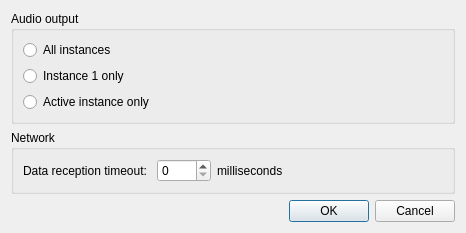
<?xml version="1.0" encoding="UTF-8"?>
<ui version="4.0">
 <class>MPSettingsDialog</class>
 <widget class="QDialog" name="MPSettingsDialog">
  <property name="geometry">
   <rect>
    <x>0</x>
    <y>0</y>
    <width>466</width>
    <height>202</height>
   </rect>
  </property>
  <property name="windowTitle">
   <string>Multiplayer settings - khDaysMM</string>
  </property>
  <layout class="QVBoxLayout" name="verticalLayout">
   <item>
    <widget class="QGroupBox" name="groupBox">
     <property name="title">
      <string>Audio output</string>
     </property>
     <layout class="QGridLayout" name="gridLayout_2">
      <item row="1" column="0">
       <widget class="QRadioButton" name="rbAudioOneOnly">
        <property name="text">
         <string>Instance 1 only</string>
        </property>
       </widget>
      </item>
      <item row="0" column="0">
       <widget class="QRadioButton" name="rbAudioAll">
        <property name="text">
         <string>All instances</string>
        </property>
       </widget>
      </item>
      <item row="2" column="0">
       <widget class="QRadioButton" name="rbAudioActiveOnly">
        <property name="text">
         <string>Active instance only</string>
        </property>
       </widget>
      </item>
     </layout>
    </widget>
   </item>
   <item>
    <widget class="QGroupBox" name="groupBox_2">
     <property name="title">
      <string>Network</string>
     </property>
     <layout class="QGridLayout" name="gridLayout">
      <item row="0" column="1">
       <widget class="QSpinBox" name="sbReceiveTimeout">
        <property name="sizePolicy">
         <sizepolicy hsizetype="Minimum" vsizetype="Fixed">
          <horstretch>0</horstretch>
          <verstretch>0</verstretch>
         </sizepolicy>
        </property>
        <property name="minimumSize">
         <size>
          <width>50</width>
          <height>0</height>
         </size>
        </property>
        <property name="maximum">
         <number>1000</number>
        </property>
       </widget>
      </item>
      <item row="0" column="0">
       <widget class="QLabel" name="label">
        <property name="text">
         <string>Data reception timeout: </string>
        </property>
       </widget>
      </item>
      <item row="0" column="2">
       <widget class="QLabel" name="label_2">
        <property name="sizePolicy">
         <sizepolicy hsizetype="Preferred" vsizetype="Preferred">
          <horstretch>1</horstretch>
          <verstretch>0</verstretch>
         </sizepolicy>
        </property>
        <property name="text">
         <string>milliseconds</string>
        </property>
       </widget>
      </item>
     </layout>
    </widget>
   </item>
   <item>
    <widget class="QDialogButtonBox" name="buttonBox">
     <property name="orientation">
      <enum>Qt::Horizontal</enum>
     </property>
     <property name="standardButtons">
      <set>QDialogButtonBox::Cancel|QDialogButtonBox::Ok</set>
     </property>
    </widget>
   </item>
  </layout>
 </widget>
 <tabstops>
  <tabstop>rbAudioAll</tabstop>
  <tabstop>rbAudioOneOnly</tabstop>
  <tabstop>rbAudioActiveOnly</tabstop>
  <tabstop>sbReceiveTimeout</tabstop>
 </tabstops>
 <resources/>
 <connections>
  <connection>
   <sender>buttonBox</sender>
   <signal>accepted()</signal>
   <receiver>MPSettingsDialog</receiver>
   <slot>accept()</slot>
   <hints>
    <hint type="sourcelabel">
     <x>248</x>
     <y>254</y>
    </hint>
    <hint type="destinationlabel">
     <x>157</x>
     <y>274</y>
    </hint>
   </hints>
  </connection>
  <connection>
   <sender>buttonBox</sender>
   <signal>rejected()</signal>
   <receiver>MPSettingsDialog</receiver>
   <slot>reject()</slot>
   <hints>
    <hint type="sourcelabel">
     <x>316</x>
     <y>260</y>
    </hint>
    <hint type="destinationlabel">
     <x>286</x>
     <y>274</y>
    </hint>
   </hints>
  </connection>
 </connections>
</ui>
